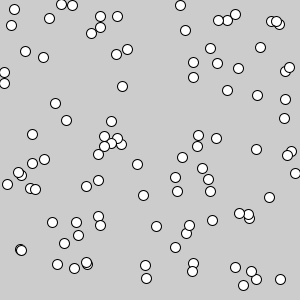
Frame 1 (no input)
Frame 2 (the mouse pressed at the canvas centre, redrawn once): identical to frame 1, image omitted

The Processing sketch that drew this single still picture (run headless with seeded random() and noise(); the mouse was pressed at the canvas centre and the sketch redrawn once):

// Processing sketch: Part1_2_6_prac2
// ── Part1_2_6_prac2.pde


void setup(){
  size(300, 300);
  println(mx3(3, 1, 4));
  rcirc(100);
  println(pw(2, 10));
  noLoop();
}

void draw(){
}

int mx2(int x, int y){
  if(x>y) return x;
  else return y;
}

int mx3(int x, int y, int z){
  return mx2(x, mx2(y, z));
}

void rcirc(int n){
  for(int i=0; i<n; i++){
    ellipse(random(0, width), random(0, height), 10, 10);
  }
}

int pw(int x, int y){
  int ret = 1;
  for(int i=0; i<y; i++){
    ret *= x;
  }
  return ret;
}
